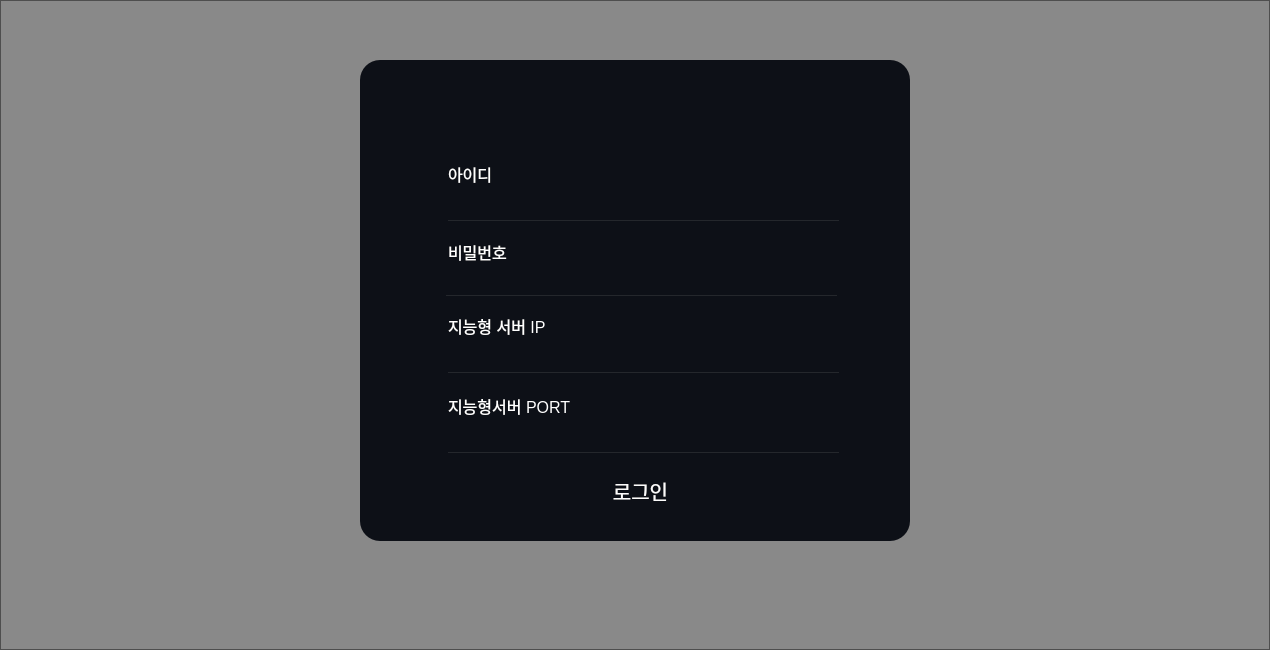
<?xml version="1.0" encoding="UTF-8"?>
<ui version="4.0">
 <class>Dialog</class>
 <widget class="QDialog" name="Dialog">
  <property name="geometry">
   <rect>
    <x>0</x>
    <y>0</y>
    <width>1270</width>
    <height>650</height>
   </rect>
  </property>
  <property name="sizePolicy">
   <sizepolicy hsizetype="Expanding" vsizetype="Expanding">
    <horstretch>0</horstretch>
    <verstretch>0</verstretch>
   </sizepolicy>
  </property>
  <property name="minimumSize">
   <size>
    <width>1270</width>
    <height>650</height>
   </size>
  </property>
  <property name="maximumSize">
   <size>
    <width>1270</width>
    <height>650</height>
   </size>
  </property>
  <property name="windowTitle">
   <string>login</string>
  </property>
  <property name="windowIcon">
   <iconset resource="../resourece.qrc">
    <normaloff>:/ui/ui/images/icon2.png</normaloff>:/ui/ui/images/icon2.png</iconset>
  </property>
  <widget class="QLabel" name="background">
   <property name="enabled">
    <bool>true</bool>
   </property>
   <property name="geometry">
    <rect>
     <x>0</x>
     <y>0</y>
     <width>1920</width>
     <height>1080</height>
    </rect>
   </property>
   <property name="text">
    <string/>
   </property>
   <property name="pixmap">
    <pixmap resource="../resourece.qrc">:/ui/ui/images/main_bg2.jpg</pixmap>
   </property>
   <property name="alignment">
    <set>Qt::AlignmentFlag::AlignJustify|Qt::AlignmentFlag::AlignVCenter</set>
   </property>
   <property name="wordWrap">
    <bool>false</bool>
   </property>
  </widget>
  <widget class="QFrame" name="frame">
   <property name="geometry">
    <rect>
     <x>0</x>
     <y>0</y>
     <width>1270</width>
     <height>650</height>
    </rect>
   </property>
   <property name="sizePolicy">
    <sizepolicy hsizetype="Expanding" vsizetype="Expanding">
     <horstretch>0</horstretch>
     <verstretch>0</verstretch>
    </sizepolicy>
   </property>
   <property name="minimumSize">
    <size>
     <width>0</width>
     <height>0</height>
    </size>
   </property>
   <property name="maximumSize">
    <size>
     <width>1270</width>
     <height>650</height>
    </size>
   </property>
   <property name="styleSheet">
    <string notr="true">background-color: rgba(0, 0, 0, 109);</string>
   </property>
   <property name="frameShape">
    <enum>QFrame::Shape::StyledPanel</enum>
   </property>
   <property name="frameShadow">
    <enum>QFrame::Shadow::Raised</enum>
   </property>
   <widget class="QFrame" name="login_frame">
    <property name="geometry">
     <rect>
      <x>360</x>
      <y>60</y>
      <width>550</width>
      <height>481</height>
     </rect>
    </property>
    <property name="sizePolicy">
     <sizepolicy hsizetype="Expanding" vsizetype="Expanding">
      <horstretch>5</horstretch>
      <verstretch>5</verstretch>
     </sizepolicy>
    </property>
    <property name="minimumSize">
     <size>
      <width>550</width>
      <height>400</height>
     </size>
    </property>
    <property name="maximumSize">
     <size>
      <width>550</width>
      <height>507</height>
     </size>
    </property>
    <property name="styleSheet">
     <string notr="true">background-color: rgb(13, 16, 23);
border-radius: 20px</string>
    </property>
    <property name="frameShape">
     <enum>QFrame::Shape::StyledPanel</enum>
    </property>
    <property name="frameShadow">
     <enum>QFrame::Shadow::Raised</enum>
    </property>
    <widget class="QLineEdit" name="id_input">
     <property name="geometry">
      <rect>
       <x>88</x>
       <y>130</y>
       <width>380</width>
       <height>25</height>
      </rect>
     </property>
     <property name="sizePolicy">
      <sizepolicy hsizetype="Expanding" vsizetype="Expanding">
       <horstretch>0</horstretch>
       <verstretch>0</verstretch>
      </sizepolicy>
     </property>
     <property name="styleSheet">
      <string notr="true">font-size:11pt;
color: rgb(255, 255, 255);</string>
     </property>
     <property name="text">
      <string/>
     </property>
    </widget>
    <widget class="QLineEdit" name="pw_input">
     <property name="geometry">
      <rect>
       <x>88</x>
       <y>206</y>
       <width>380</width>
       <height>25</height>
      </rect>
     </property>
     <property name="sizePolicy">
      <sizepolicy hsizetype="Expanding" vsizetype="Expanding">
       <horstretch>0</horstretch>
       <verstretch>0</verstretch>
      </sizepolicy>
     </property>
     <property name="styleSheet">
      <string notr="true">font-size:14pt;
color: rgb(255, 255, 255);</string>
     </property>
     <property name="text">
      <string/>
     </property>
     <property name="echoMode">
      <enum>QLineEdit::EchoMode::Password</enum>
     </property>
     <property name="cursorPosition">
      <number>0</number>
     </property>
    </widget>
    <widget class="QPushButton" name="login_bn">
     <property name="geometry">
      <rect>
       <x>50</x>
       <y>408</y>
       <width>461</width>
       <height>45</height>
      </rect>
     </property>
     <property name="sizePolicy">
      <sizepolicy hsizetype="Expanding" vsizetype="Expanding">
       <horstretch>1</horstretch>
       <verstretch>1</verstretch>
      </sizepolicy>
     </property>
     <property name="font">
      <font>
       <pointsize>15</pointsize>
       <bold>false</bold>
      </font>
     </property>
     <property name="styleSheet">
      <string notr="true">background-color: qlineargradient(
    spread:pad,
    x1:0, y1:0, x2:0, y2:1,
    stop:0.05 rgba(46, 49, 54, 255),
    stop:0.30 rgba(37, 40, 44, 255)
);
border-radius: 10px;
color: rgb(252, 252, 252);</string>
     </property>
     <property name="text">
      <string>로그인</string>
     </property>
    </widget>
    <widget class="Line" name="id_line">
     <property name="geometry">
      <rect>
       <x>88</x>
       <y>160</y>
       <width>391</width>
       <height>1</height>
      </rect>
     </property>
     <property name="sizePolicy">
      <sizepolicy hsizetype="Expanding" vsizetype="Expanding">
       <horstretch>0</horstretch>
       <verstretch>0</verstretch>
      </sizepolicy>
     </property>
     <property name="maximumSize">
      <size>
       <width>16777215</width>
       <height>1</height>
      </size>
     </property>
     <property name="font">
      <font>
       <pointsize>5</pointsize>
       <strikeout>false</strikeout>
      </font>
     </property>
     <property name="contextMenuPolicy">
      <enum>Qt::ContextMenuPolicy::NoContextMenu</enum>
     </property>
     <property name="autoFillBackground">
      <bool>false</bool>
     </property>
     <property name="styleSheet">
      <string notr="true">background-color: rgb(36, 39, 44)</string>
     </property>
     <property name="orientation">
      <enum>Qt::Orientation::Horizontal</enum>
     </property>
    </widget>
    <widget class="Line" name="pw_line">
     <property name="geometry">
      <rect>
       <x>86</x>
       <y>235</y>
       <width>391</width>
       <height>1</height>
      </rect>
     </property>
     <property name="sizePolicy">
      <sizepolicy hsizetype="Minimum" vsizetype="Expanding">
       <horstretch>0</horstretch>
       <verstretch>0</verstretch>
      </sizepolicy>
     </property>
     <property name="font">
      <font>
       <pointsize>5</pointsize>
       <strikeout>false</strikeout>
      </font>
     </property>
     <property name="contextMenuPolicy">
      <enum>Qt::ContextMenuPolicy::NoContextMenu</enum>
     </property>
     <property name="autoFillBackground">
      <bool>false</bool>
     </property>
     <property name="styleSheet">
      <string notr="true">background-color: rgb(36, 39, 44)</string>
     </property>
     <property name="orientation">
      <enum>Qt::Orientation::Horizontal</enum>
     </property>
    </widget>
    <widget class="QLabel" name="logo">
     <property name="geometry">
      <rect>
       <x>160</x>
       <y>24</y>
       <width>251</width>
       <height>41</height>
      </rect>
     </property>
     <property name="sizePolicy">
      <sizepolicy hsizetype="Expanding" vsizetype="Expanding">
       <horstretch>0</horstretch>
       <verstretch>0</verstretch>
      </sizepolicy>
     </property>
     <property name="text">
      <string/>
     </property>
     <property name="pixmap">
      <pixmap resource="../resourece.qrc">:/ui/ui/images/logo.png</pixmap>
     </property>
     <property name="scaledContents">
      <bool>true</bool>
     </property>
    </widget>
    <widget class="QLabel" name="label">
     <property name="geometry">
      <rect>
       <x>88</x>
       <y>98</y>
       <width>91</width>
       <height>31</height>
      </rect>
     </property>
     <property name="font">
      <font>
       <pointsize>12</pointsize>
      </font>
     </property>
     <property name="styleSheet">
      <string notr="true">color: rgb(255, 255, 255);</string>
     </property>
     <property name="text">
      <string>아이디</string>
     </property>
    </widget>
    <widget class="QLabel" name="label_2">
     <property name="geometry">
      <rect>
       <x>88</x>
       <y>176</y>
       <width>91</width>
       <height>31</height>
      </rect>
     </property>
     <property name="font">
      <font>
       <pointsize>12</pointsize>
      </font>
     </property>
     <property name="styleSheet">
      <string notr="true">color: rgb(255, 255, 255);</string>
     </property>
     <property name="text">
      <string>비밀번호</string>
     </property>
    </widget>
    <widget class="Line" name="ai_server_ip_line">
     <property name="geometry">
      <rect>
       <x>88</x>
       <y>312</y>
       <width>391</width>
       <height>1</height>
      </rect>
     </property>
     <property name="sizePolicy">
      <sizepolicy hsizetype="Minimum" vsizetype="Expanding">
       <horstretch>0</horstretch>
       <verstretch>0</verstretch>
      </sizepolicy>
     </property>
     <property name="maximumSize">
      <size>
       <width>16777215</width>
       <height>1</height>
      </size>
     </property>
     <property name="font">
      <font>
       <pointsize>5</pointsize>
       <strikeout>false</strikeout>
      </font>
     </property>
     <property name="contextMenuPolicy">
      <enum>Qt::ContextMenuPolicy::NoContextMenu</enum>
     </property>
     <property name="autoFillBackground">
      <bool>false</bool>
     </property>
     <property name="styleSheet">
      <string notr="true">background-color: rgb(36, 39, 44)</string>
     </property>
     <property name="orientation">
      <enum>Qt::Orientation::Horizontal</enum>
     </property>
    </widget>
    <widget class="QLabel" name="label_3">
     <property name="geometry">
      <rect>
       <x>88</x>
       <y>250</y>
       <width>121</width>
       <height>31</height>
      </rect>
     </property>
     <property name="font">
      <font>
       <pointsize>12</pointsize>
      </font>
     </property>
     <property name="styleSheet">
      <string notr="true">color: rgb(255, 255, 255);</string>
     </property>
     <property name="text">
      <string>지능형 서버 IP</string>
     </property>
    </widget>
    <widget class="QLineEdit" name="ai_server_ip_input">
     <property name="geometry">
      <rect>
       <x>88</x>
       <y>282</y>
       <width>380</width>
       <height>25</height>
      </rect>
     </property>
     <property name="sizePolicy">
      <sizepolicy hsizetype="Expanding" vsizetype="Expanding">
       <horstretch>0</horstretch>
       <verstretch>0</verstretch>
      </sizepolicy>
     </property>
     <property name="styleSheet">
      <string notr="true">font-size:11pt;
color: rgb(255, 255, 255);</string>
     </property>
     <property name="text">
      <string/>
     </property>
    </widget>
    <widget class="QLabel" name="label_4">
     <property name="geometry">
      <rect>
       <x>88</x>
       <y>330</y>
       <width>131</width>
       <height>31</height>
      </rect>
     </property>
     <property name="font">
      <font>
       <pointsize>12</pointsize>
      </font>
     </property>
     <property name="styleSheet">
      <string notr="true">color: rgb(255, 255, 255);</string>
     </property>
     <property name="text">
      <string>지능형서버 PORT</string>
     </property>
    </widget>
    <widget class="Line" name="ai_server_port_line">
     <property name="geometry">
      <rect>
       <x>88</x>
       <y>392</y>
       <width>391</width>
       <height>1</height>
      </rect>
     </property>
     <property name="sizePolicy">
      <sizepolicy hsizetype="Expanding" vsizetype="Expanding">
       <horstretch>0</horstretch>
       <verstretch>0</verstretch>
      </sizepolicy>
     </property>
     <property name="maximumSize">
      <size>
       <width>16777215</width>
       <height>1</height>
      </size>
     </property>
     <property name="font">
      <font>
       <pointsize>5</pointsize>
       <strikeout>false</strikeout>
      </font>
     </property>
     <property name="contextMenuPolicy">
      <enum>Qt::ContextMenuPolicy::NoContextMenu</enum>
     </property>
     <property name="autoFillBackground">
      <bool>false</bool>
     </property>
     <property name="styleSheet">
      <string notr="true">background-color: rgb(36, 39, 44)</string>
     </property>
     <property name="orientation">
      <enum>Qt::Orientation::Horizontal</enum>
     </property>
    </widget>
    <widget class="QLineEdit" name="ai_server_port_input">
     <property name="geometry">
      <rect>
       <x>88</x>
       <y>362</y>
       <width>380</width>
       <height>25</height>
      </rect>
     </property>
     <property name="sizePolicy">
      <sizepolicy hsizetype="Expanding" vsizetype="Expanding">
       <horstretch>0</horstretch>
       <verstretch>0</verstretch>
      </sizepolicy>
     </property>
     <property name="styleSheet">
      <string notr="true">font-size:11pt;
color: rgb(255, 255, 255);</string>
     </property>
     <property name="text">
      <string/>
     </property>
    </widget>
   </widget>
  </widget>
 </widget>
 <tabstops>
  <tabstop>id_input</tabstop>
  <tabstop>pw_input</tabstop>
  <tabstop>ai_server_ip_input</tabstop>
  <tabstop>ai_server_port_input</tabstop>
  <tabstop>login_bn</tabstop>
 </tabstops>
 <resources>
  <include location="../resourece.qrc"/>
 </resources>
 <connections/>
</ui>
